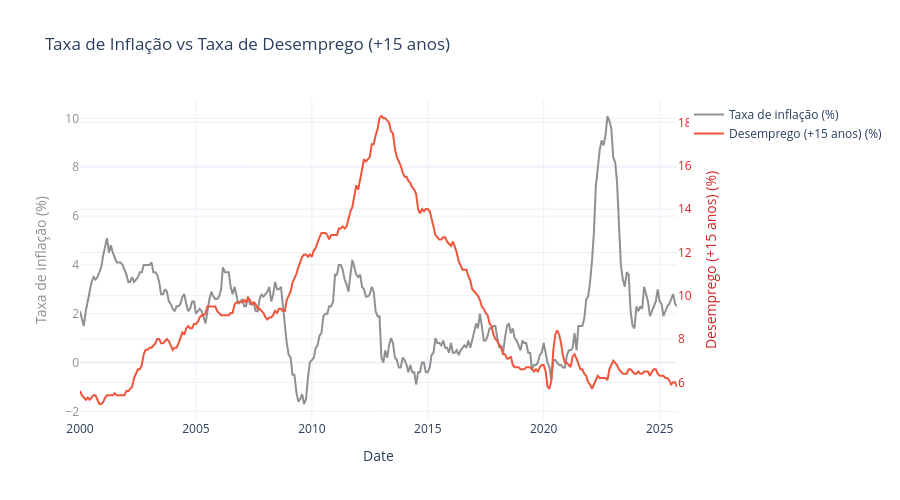

This figure's notebook cell:
### Code cell
fig = go.Figure()

# Linha 1 (eixo Y esquerdo)
fig.add_trace(
    go.Scatter(
        x=df["Date"],
        y=df[target],
        mode="lines",
        name="Taxa de inflação (%)",
        yaxis="y",
        line=dict(color=gray_color)
    )
)

# Linha 2 (eixo Y direito)
fig.add_trace(
    go.Scatter(
        x=df["Date"],
        y=df["unemployment_up_15_unemployment"],
        mode="lines",
        name="Desemprego (+15 anos) (%)",
        yaxis="y2"
    )
)

fig.update_layout(
    title="Taxa de Inflação vs Taxa de Desemprego (+15 anos)",
    
    xaxis=dict(title="Date"),
    
    yaxis=dict(
        title="Taxa de inflação (%)",
        color=gray_color
    ),
    
    yaxis2=dict(
        title="Desemprego (+15 anos) (%)",
        color=red_color,
        overlaying="y",   # partilha o mesmo eixo X
        side="right"      # eixo aparece à direita
    ),

    template='plotly_white', height=500
)

fig.show()

### Figure 1 — Plotly figure (JSON) as saved in the notebook; plotly's stock layout.template omitted (floating-point values rounded to 4 significant figures; data arrays with more than 128 entries replaced by an {"elided": "..."} marker saying what was removed)
{"data": [{"line": {"color": "#8E9091"}, "mode": "lines", "name": "Taxa de inflação (%)", "type": "scatter", "x": {"elided": "310 str values"}, "y": {"elided": "310 float values"}, "yaxis": "y"}, {"mode": "lines", "name": "Desemprego (+15 anos) (%)", "type": "scatter", "x": {"elided": "310 str values"}, "y": {"elided": "310 float values"}, "yaxis": "y2"}], "layout": {"height": 500, "title": {"text": "Taxa de Inflação vs Taxa de Desemprego (+15 anos)"}, "xaxis": {"title": {"text": "Date"}}, "yaxis": {"color": "#8E9091", "title": {"text": "Taxa de inflação (%)"}}, "yaxis2": {"color": "#D62728", "overlaying": "y", "side": "right", "title": {"text": "Desemprego (+15 anos) (%)"}}}}
